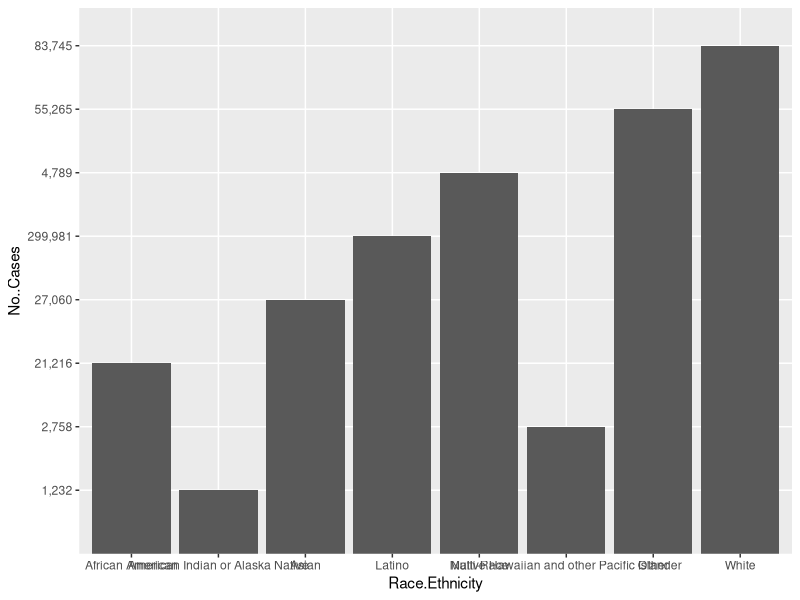

The R source for this figure:
## ---- chunk 1
knitr::opts_chunk$set(echo = TRUE)
## ---- chunk 2
setwd("~/covid-data-challenge/Data")
## ---- chunk 3
dat <- read.csv("CA-cases-race.csv")
dat <- dat[-c(9), ]

library(ggplot2)

bp <- ggplot(data = dat, aes(x=Race.Ethnicity, y=No..Cases)) +
  geom_bar(stat = "identity")

bp
